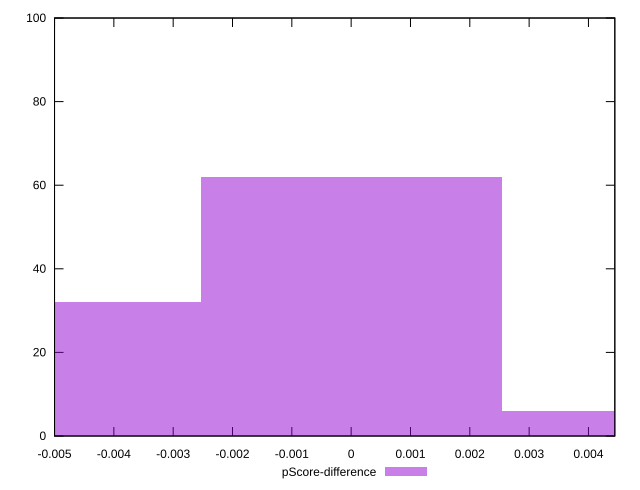

The gnuplot source for this figure:
reset

$pScoreDifference <<EOF
-0.005069826671475429 32
0 62
0.005069826671475429 6
EOF

set key outside below
set boxwidth 0.005069826671475429
set xrange [-0.0050000000000000044:0.004444444444444473]
set yrange [0:100]
set trange [0:100]
set style fill transparent solid 0.5 noborder
set terminal svg size 640, 490 enhanced background rgb 'white'
set output "report_00015_2021-02-09T16-11-33.973Z/unused-css-rules/samples/pages+cached+noadtech+nomedia/pScore-difference/histogram.svg"

plot $pScoreDifference title "pScore-difference" with boxes

reset
